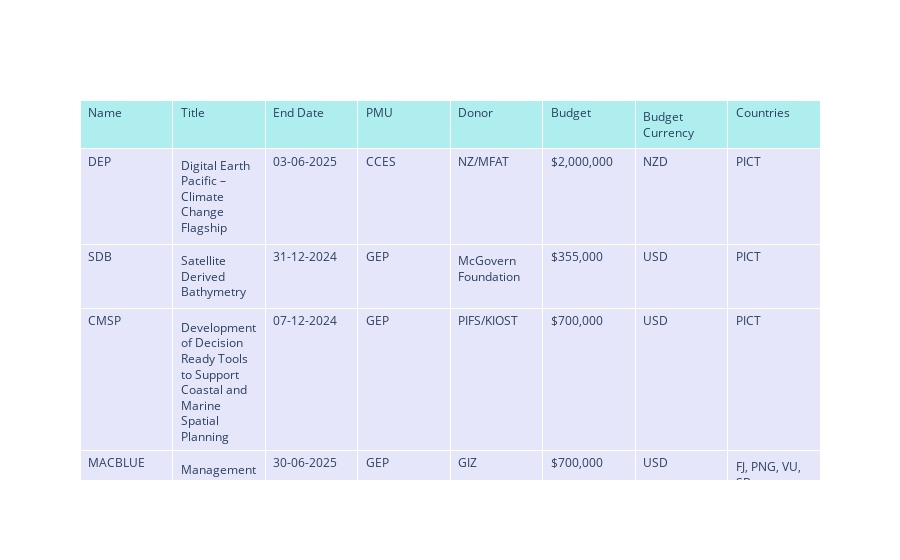

This figure's notebook cell:
### Code cell
df = projects
df.loc[:, "Budget"] ='$'+ df["Budget"].map('{:,.0f}'.format)
#df.loc[:, "EndDate"] = pd.to_datetime(df["EndDate"].dt.strftime('%Y-%m'))
df['EndDate'] = df['EndDate'].dt.strftime('%d-%m-%Y')

fig = go.Figure(data=[go.Table(
    header=dict(values=['Name', 'Title', 'End Date', 'PMU', 'Donor', 'Budget', 'Budget Currency', 'Countries'],
                fill_color='paleturquoise',
                align='left'),
    cells=dict(values=[df.Name, df.Title, df.EndDate, df.PMU, df.Donor, df.Budget, df.BudgetCurrency, df. Countries],
               fill_color='lavender',
               align='left'))
])
fig.write_html("projects.html")
fig.show()

### Figure 1 — Plotly figure (JSON) as saved in the notebook; plotly's stock layout.template omitted (floating-point values rounded to 4 significant figures)
{"data": [{"cells": {"align": "left", "fill": {"color": "lavender"}, "values": [["DEP", "SDB", "CMSP", "MACBLUE", "ENVEXP", "PCRAFI", "INV", "PARTNER2", "IRIS"], ["Digital Earth Pacific – Climate Change Flagship", "Satellite Derived Bathymetry", "Development of Decision Ready Tools to Support Coastal and Marine Spatial Planning", "Management and Conservation of Blue Carbon Ecosytems in Pacific Island Countries", "Environmental Exposure Assessment for Water-Related Emergencies", "Pacific Risk Information System", "LRD Funding with Intent – Forest Management Model and Invasive Species Detection", "Hazard Risk Analysis", "Infrastructure Resilience Geospatial Databases to support Exposure and Hazard modelling"], ["03-06-2025", "31-12-2024", "07-12-2024", "30-06-2025", "31-12-2024", "30-06-2024", "31-12-2024", "30-06-2024", "28-09-2025"], ["CCES", "GEP", "GEP", "GEP", "PDH", "DCRP", "LRD", "DCRP", "DCRP"], ["NZ/MFAT", "McGovern Foundation", "PIFS/KIOST", "GIZ", "NZ/MFAT", "World Bank", "NZ/MFAT", "NZ/MFAT", "CDRI/RAF"], ["$2,000,000", "$355,000", "$700,000", "$700,000", "$436,370", "$0", "$109,000", "$2,822,202", "$750,000"], ["NZD", "USD", "USD", "USD", "NZD", "USD", "NZD", "NZD", "USD"], ["PICT", "PICT", "PICT", "FJ, PNG, VU, SB", "KI, PICT", "TO, VU, SB, WS, CK", "FJ, TO", "TO, VU, SB, WS, CK, MH", "KI, TO, VU"]]}, "header": {"align": "left", "fill": {"color": "paleturquoise"}, "values": ["Name", "Title", "End Date", "PMU", "Donor", "Budget", "Budget Currency", "Countries"]}, "type": "table"}], "layout": {}}
